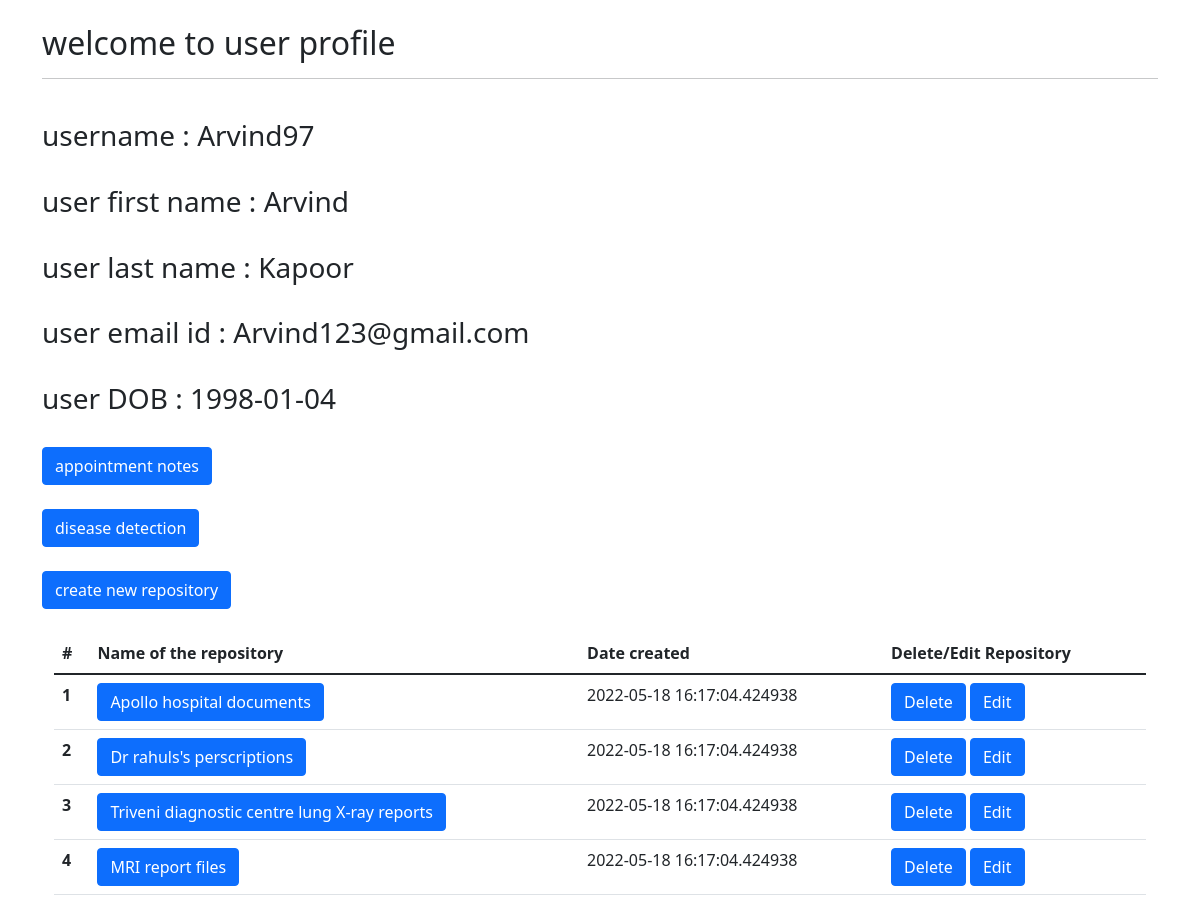
Screenshot of /profile/Arvind97 with the database file from the repository.
### app.py (models this page shows, shortened)
class UserDB(db.Model):
    userName = db.Column(db.String(20),primary_key=True)
    userPassword = db.Column(db.String(100),nullable=False)
    userFirstName = db.Column(db.String(50),nullable=False)
    userLastName = db.Column(db.String(50),nullable=False)
    userEmailID = db.Column(db.String(100),nullable=False)
    userDOB = db.Column(db.String(20),nullable=False)

### app.py (the view)
@app.route("/profile/<string:uName>")
def profile(uName):
    user = UserDB.query.filter_by(userName=uName).first()
    repos = RepoDB.query.filter_by(userN=uName).all()
    return render_template("profile.html",user=user,repos=repos)

### templates/profile.html (shortened to what this page needs)
<!doctype html>
<html lang="en">
  <head>
    <link href="https://cdn.jsdelivr.net/npm/bootstrap@5.1.3/dist/css/bootstrap.min.css" rel="stylesheet">
  </head>
  <body>
    <div class="container">
    <br>
    <h2>welcome to user profile</h2>
    <hr>
    <br>
    <h3>username : {{user.userName}}</h3>
    <br>
    <h3>user first name : {{user.userFirstName}}</h3>
    <br>
    <h3>user last name : {{user.userLastName}}</h3>
    <br>
    <h3>user  email id : {{user.userEmailID}}</h3>
    <br>
    <h3>user DOB : {{user.userDOB}}</h3>
    <br>
    </div>
    <div class="container">
      <a href="/profile/{{user.userName}}/appointment" class="btn btn-primary">appointment notes</a>
    </div>
    <br>
    <div class="container">
      <a href="/profile/{{user.userName}}/diseasedetection" class="btn btn-primary">disease detection</a>
    </div>
    <br>
    <div class="container">
    <a href="/profile/{{user.userName}}/createrepo" class="btn btn-primary">create new repository</a>
    </div>
    <br>
    <div class="container">
    {% if repos|length == 0 %}
    <div class="alert alert-danger" role="alert">
      Repository is empty
    </div>
    {% else %}
    <div class="container">
      <table class="table">
        <thead>
          <tr>
            <th scope="col">#</th>
            <th scope="col">Name of the repository</th>
            <th scope="col">Date created</th>
            <th scope="col">Delete/Edit Repository</th>
          </tr>
        </thead>
        <tbody>
          {% for repo in  repos%}
          <tr>
            <th scope="row">{{loop.index}}</th>
            <td>
              <a href="/profile/{{user.userName}}/{{repo.id}}" class="btn btn-primary">{{repo.nameOfRepo}}</a>
            </td>
            <td>{{repo.dateCreated}}</td>
            <td>
              <a href="/profile/{{user.userName}}/{{repo.id}}/repodelete" class="btn btn-primary">Delete</a>
              <a href="/profile/{{user.userName}}/{{repo.id}}/repoupdate" class="btn btn-primary">Edit</a>
            </td>
          </tr>
          {% endfor %}
        </tbody>
      </table>
    </div>
    {% endif %}
    </div>
  </body>
</html>

### rows the page displays
UserDB: userName "Arvind97", userFirstName "Arvind", userLastName "Kapoor", userEmailID "Arvind123@gmail.com", userDOB "1998-01-04"

### other values shown
{{ repo.nameOfRepo }} "Apollo hospital documents" "Dr rahuls's perscriptions" "Triveni diagnostic centre lung X-ray reports" "MRI report files"
{{ repo.dateCreated }} "2022-05-18 16:17:04.424938" "2022-05-18 16:17:04.424938" "2022-05-18 16:17:04.424938" "2022-05-18 16:17:04.424938"
